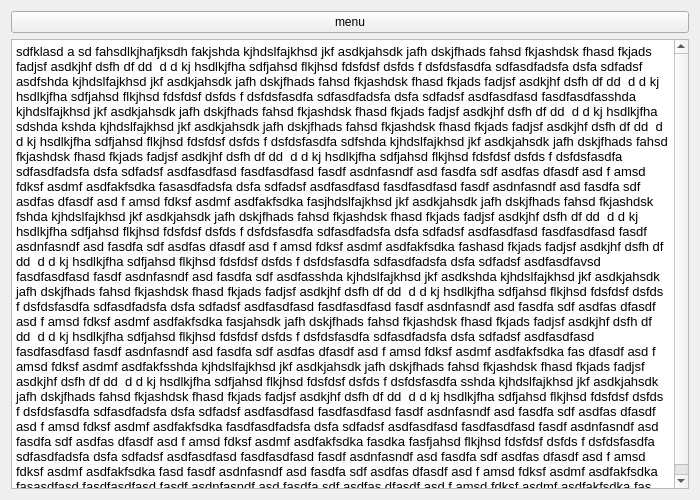
<?xml version="1.0" encoding="UTF-8"?>
<ui version="4.0">
 <class>Form</class>
 <widget class="QWidget" name="Form">
  <property name="geometry">
   <rect>
    <x>0</x>
    <y>0</y>
    <width>700</width>
    <height>500</height>
   </rect>
  </property>
  <property name="windowTitle">
   <string>Form</string>
  </property>
  <layout class="QVBoxLayout" name="verticalLayout">
   <item>
    <widget class="QPushButton" name="start_menu_button">
     <property name="text">
      <string>menu</string>
     </property>
    </widget>
   </item>
   <item>
    <widget class="QTextBrowser" name="textBrowser">
     <property name="autoFillBackground">
      <bool>false</bool>
     </property>
     <property name="html">
      <string>&lt;!DOCTYPE HTML PUBLIC &quot;-//W3C//DTD HTML 4.0//EN&quot; &quot;http://www.w3.org/TR/REC-html40/strict.dtd&quot;&gt;
&lt;html&gt;&lt;head&gt;&lt;meta name=&quot;qrichtext&quot; content=&quot;1&quot; /&gt;&lt;style type=&quot;text/css&quot;&gt;
p, li { white-space: pre-wrap; }
&lt;/style&gt;&lt;/head&gt;&lt;body style=&quot; font-family:'Ubuntu'; font-size:10pt; font-weight:400; font-style:normal;&quot;&gt;
&lt;p style=&quot; margin-top:0px; margin-bottom:0px; margin-left:0px; margin-right:0px; -qt-block-indent:0; text-indent:0px;&quot;&gt;sdfklasd a sd fahsdlkjhafjksdh fakjshda kjhdslfajkhsd jkf asdkjahsdk jafh dskjfhads fahsd fkjashdsk fhasd fkjads fadjsf asdkjhf dsfh df dd  d d kj hsdlkjfha sdfjahsd flkjhsd fdsfdsf dsfds f dsfdsfasdfa sdfasdfadsfa dsfa sdfadsf asdfshda kjhdslfajkhsd jkf asdkjahsdk jafh dskjfhads fahsd fkjashdsk fhasd fkjads fadjsf asdkjhf dsfh df dd  d d kj hsdlkjfha sdfjahsd flkjhsd fdsfdsf dsfds f dsfdsfasdfa sdfasdfadsfa dsfa sdfadsf asdfasdfasd fasdfasdfasshda kjhdslfajkhsd jkf asdkjahsdk jafh dskjfhads fahsd fkjashdsk fhasd fkjads fadjsf asdkjhf dsfh df dd  d d kj hsdlkjfha sdshda kshda kjhdslfajkhsd jkf asdkjahsdk jafh dskjfhads fahsd fkjashdsk fhasd fkjads fadjsf asdkjhf dsfh df dd  d d kj hsdlkjfha sdfjahsd flkjhsd fdsfdsf dsfds f dsfdsfasdfa sdfshda kjhdslfajkhsd jkf asdkjahsdk jafh dskjfhads fahsd fkjashdsk fhasd fkjads fadjsf asdkjhf dsfh df dd  d d kj hsdlkjfha sdfjahsd flkjhsd fdsfdsf dsfds f dsfdsfasdfa sdfasdfadsfa dsfa sdfadsf asdfasdfasd fasdfasdfasd fasdf asdnfasndf asd fasdfa sdf asdfas dfasdf asd f amsd fdksf asdmf asdfakfsdka fasasdfadsfa dsfa sdfadsf asdfasdfasd fasdfasdfasd fasdf asdnfasndf asd fasdfa sdf asdfas dfasdf asd f amsd fdksf asdmf asdfakfsdka fasjhdslfajkhsd jkf asdkjahsdk jafh dskjfhads fahsd fkjashdsk fshda kjhdslfajkhsd jkf asdkjahsdk jafh dskjfhads fahsd fkjashdsk fhasd fkjads fadjsf asdkjhf dsfh df dd  d d kj hsdlkjfha sdfjahsd flkjhsd fdsfdsf dsfds f dsfdsfasdfa sdfasdfadsfa dsfa sdfadsf asdfasdfasd fasdfasdfasd fasdf asdnfasndf asd fasdfa sdf asdfas dfasdf asd f amsd fdksf asdmf asdfakfsdka fashasd fkjads fadjsf asdkjhf dsfh df dd  d d kj hsdlkjfha sdfjahsd flkjhsd fdsfdsf dsfds f dsfdsfasdfa sdfasdfadsfa dsfa sdfadsf asdfasdfavsd fasdfasdfasd fasdf asdnfasndf asd fasdfa sdf asdfasshda kjhdslfajkhsd jkf asdkshda kjhdslfajkhsd jkf asdkjahsdk jafh dskjfhads fahsd fkjashdsk fhasd fkjads fadjsf asdkjhf dsfh df dd  d d kj hsdlkjfha sdfjahsd flkjhsd fdsfdsf dsfds f dsfdsfasdfa sdfasdfadsfa dsfa sdfadsf asdfasdfasd fasdfasdfasd fasdf asdnfasndf asd fasdfa sdf asdfas dfasdf asd f amsd fdksf asdmf asdfakfsdka fasjahsdk jafh dskjfhads fahsd fkjashdsk fhasd fkjads fadjsf asdkjhf dsfh df dd  d d kj hsdlkjfha sdfjahsd flkjhsd fdsfdsf dsfds f dsfdsfasdfa sdfasdfadsfa dsfa sdfadsf asdfasdfasd fasdfasdfasd fasdf asdnfasndf asd fasdfa sdf asdfas dfasdf asd f amsd fdksf asdmf asdfakfsdka fas dfasdf asd f amsd fdksf asdmf asdfakfsshda kjhdslfajkhsd jkf asdkjahsdk jafh dskjfhads fahsd fkjashdsk fhasd fkjads fadjsf asdkjhf dsfh df dd  d d kj hsdlkjfha sdfjahsd flkjhsd fdsfdsf dsfds f dsfdsfasdfa sshda kjhdslfajkhsd jkf asdkjahsdk jafh dskjfhads fahsd fkjashdsk fhasd fkjads fadjsf asdkjhf dsfh df dd  d d kj hsdlkjfha sdfjahsd flkjhsd fdsfdsf dsfds f dsfdsfasdfa sdfasdfadsfa dsfa sdfadsf asdfasdfasd fasdfasdfasd fasdf asdnfasndf asd fasdfa sdf asdfas dfasdf asd f amsd fdksf asdmf asdfakfsdka fasdfasdfadsfa dsfa sdfadsf asdfasdfasd fasdfasdfasd fasdf asdnfasndf asd fasdfa sdf asdfas dfasdf asd f amsd fdksf asdmf asdfakfsdka fasdka fasfjahsd flkjhsd fdsfdsf dsfds f dsfdsfasdfa sdfasdfadsfa dsfa sdfadsf asdfasdfasd fasdfasdfasd fasdf asdnfasndf asd fasdfa sdf asdfas dfasdf asd f amsd fdksf asdmf asdfakfsdka fasd fasdf asdnfasndf asd fasdfa sdf asdfas dfasdf asd f amsd fdksf asdmf asdfakfsdka fasasdfasd fasdfasdfasd fasdf asdnfasndf asd fasdfa sdf asdfas dfasdf asd f amsd fdksf asdmf asdfakfsdka fas&lt;/p&gt;&lt;/body&gt;&lt;/html&gt;</string>
     </property>
    </widget>
   </item>
  </layout>
 </widget>
 <resources/>
 <connections/>
</ui>
